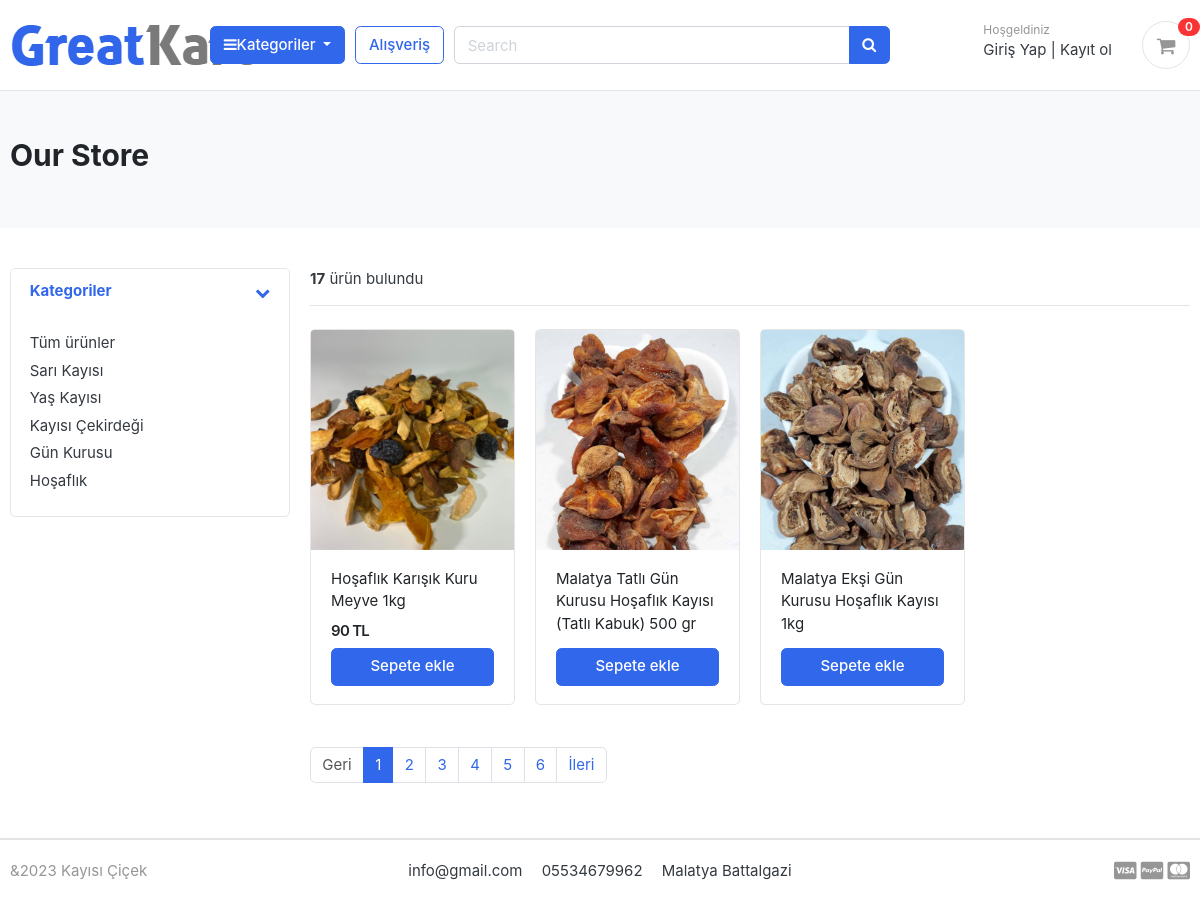
/store/, run on the app's committed database.
### Category/models.py (models this page shows, shortened)
class Category(models.Model):
    category_name = models.CharField(max_length=50,unique=True)
    slug = models.SlugField(max_length=100,unique=True)
    description = models.TextField(max_length=255,blank=True)
    cat_image = models.ImageField( upload_to = 'foto/categories', blank = True)
    class Meta:
        verbose_name ='category'
        verbose_name_plural = 'categories'
    def get_url(self):
            return reverse('urunler_by_category', args=[self.slug])

### store/models.py (models this page shows, shortened)
class Urunler(models.Model):
    urun_adi = models.CharField(max_length=200, unique=True)
    slug = models.SlugField(max_length=200, unique=True)
    description = models.TextField(max_length=1000, blank=True)
    fiyat = models.IntegerField()
    images = models.ImageField(upload_to='photo/urunler')
    stok = models.IntegerField()
    is_available = models.BooleanField(default=True)
    category = models.ForeignKey(Category, on_delete=models.CASCADE)
    created_date = models.DateTimeField(auto_now_add=True)
    modify_date = models.DateTimeField(auto_now=True)
    def get_url(self):
        return reverse('urun_detail', args=[self.category.slug, self.slug])

### store/views.py (the view)
# urls.py: path('store/',include('store.urls')),
def store(request,category_slug=None):
     categories = None
     urunler = None
     if category_slug !=None:
          categories = get_object_or_404(Category, slug=category_slug)
          urunler = Urunler.objects.filter(category=categories, is_available=True)
          paginator = Paginator(urunler, 1)
          page = request.GET.get('page')
          paged_products = paginator.get_page(page)
          urun_count = urunler.count()
     else:
          urunler = Urunler.objects.all().filter(is_available=True).order_by('id')
          paginator = Paginator(urunler, 3)
          page = request.GET.get('page')
          paged_products = paginator.get_page(page)
          urun_count = urunler.count()
     context = {
            'urunler':paged_products,
            'urun_count':urun_count,
        }
     return render(request, 'store/store.html',context)

### Category/context_processors.py (called while the page is built)
def menu_link(request):
    link=Category.objects.all()
    return dict(link =link)

### kartlar/context_processors.py (called while the page is built)
def sayac(request):
    kart_sayac=0
    if 'admin' in request.path:
        return {}
    else:
        try:
            kart =Kart.objects.filter(kart_id=_kart_id(request))
            if request.user.is_authenticated:
                kart_items = KartItem.objects.all().filter(user=request.user)
            else:
                kart_items = KartItem.objects.all().filter(kart=kart[:1])
            for kart_item in kart_items:
                kart_sayac += kart_item.Miktar
        except Kart.DoesNotExist:
            kart_sayac =0
    return dict(kart_sayac=kart_sayac)

### kartlar/views.py (called while the page is built)
def _kart_id(request):
    kart = request.session.session_key
    if not kart:
        kart = request.session.create()
    return kart

### templates/store/store.html
{% extends 'base.html' %}
{% load static %}
{% block content  %}
<section class="section-pagetop bg">
    <div class="container">
        {% if 'search' in request.path %}
          <h2 class="title-page">arama Store</h2>
        {% else %}
          <h2 class="title-page">Our Store</h2>
        {% endif %}
    </div>
    </section>
<section class="section-content padding-y">
    <div class="container">
    <div class="row">
        <aside class="col-md-3">
    <div class="card">
        <article class="filter-group">
            <header class="card-header">
                <a href="#" data-toggle="collapse" data-target="#collapse_1" aria-expanded="true" class="">
                    <i class="icon-control fa fa-chevron-down"></i>
                    <h6 class="title">Kategoriler</h6>
                </a>
            </header>
            <div class="filter-content collapse show" id="collapse_1" style="">
                <div class="card-body">
                    <ul class="list-menu">
                        <li><a href="{% url 'store' %}">Tüm ürünler</a></li>
                        {% for category in link %}
                    <li><a href="{{category.get_url}}">{{category.category_name}}</a></li>
                       {% endfor %}
                    </ul>
                </div>
            </div>
        </article>
    </div>
        </aside>
        <main class="col-md-9">
    <header class="border-bottom mb-4 pb-3">
            <div class="form-inline">
                <span class="mr-md-auto"><b> {{urun_count}}</b> ürün bulundu </span>
            </div>
    </header>
    <div class="row">
        {% if urunler %}
        {% for urun in urunler %}
        <div class="col-sm-3">
            <figure class="card card-product-grid">
                <div class="img-wrap">
                    <a href="{{urun.get_url}}"><img src="{{urun.images.url}}" width="100" height="100"></a>
                </div>
                <figcaption class="info-wrap">
                    <div class="fix-height">
                        <a href="{{urun.get_url}}" class="title">{{urun.urun_adi}}</a>
                        <div class="price-wrap mt-2">
                            <span class="price">{{urun.fiyat}} TL</span>
                        </div>
                    </div>
                    <a href="{{urun.get_url}}" class="btn btn-block btn-primary">Sepete ekle </a>
                </figcaption>
            </figure>
        </div>
        {% endfor %}
        {% else %}
        <div>
            <h2>Sonuç bulunamadı</h2>
        </div>
        {% endif %}
    </div>
    <nav class="mt-4" aria-label="Page navigation sample">
        {% if urunler.has_other_pages %}
          <ul class="pagination">
                {% if urunler.has_previous %}
            <li class="page-item"><a class="page-link" href="?page={{urunler.previous_page_number}}">Geri</a></li>
                {% else %}
                <li class="page-item disabled"><a class="page-link" href="#">Geri</a></li>
                {% endif %}
                {% for i in urunler.paginator.page_range %}
                    {% if urunler.number == i %}
                    <li class="page-item active"><a class="page-link" href="#">{{i}}</a></li>
                    {% else %}
                        <li class="page-item"><a class="page-link" href="?page={{i}}">{{i}}</a></li>
                    {% endif %}
            {% endfor %}
                {% if urunler.has_next %}
                <li class="page-item"><a class="page-link" href="?page={{urunler.next_page_number}}">İleri</a></li>
                {% else %}
                    <li class="page-item disabled"><a class="page-link" href="#">İleri</a></li>
                {% endif %}
          </ul>
        {% endif %}
    </nav>
        </main>
    </div>
    </div>
    </section>
    {% endblock  %}

### static/css/ui.css (style rules this page uses)
html { font-family: "Inter", sans-serif; font-size: 15px; }
.img-wrap { text-align: center; display: block; }
.img-wrap img { max-width: 100%; }
.price-wrap { letter-spacing: -0.7px; }
.padding-y { padding-top: 40px; padding-bottom: 40px; }
figure { margin-bottom: 0; }
article:after, .form-group:after { display: block; clear: both; content: ""; }
.bg { background-color: #f8f9fa; }
.title-page { color: #212529; }
[class*=list-] li:after { visibility: hidden; display: block; content: ""; overflow: hidden; height: 0; clear: both; }
.list-menu { list-style: none; margin: 0; padding-left: 0; }
.list-menu li { margin-bottom: 5px; }
.list-menu a { color: #343a40; }
[class*=card-product] a.title { color: #212529; display: block; }
[class*=card-product] .img-wrap { overflow: hidden; position: relative; }
[class*=card-product] .img-wrap img { height: 100%; max-width: 100%; width: auto; display: inline-block; -o-object-fit: cover; object-fit: cover; }
.card-product-grid { margin-bottom: 20px; }
.card-product-grid .img-wrap { border-radius: 0.2rem 0.2rem 0 0; height: 220px; }
.card-product-grid .info-wrap { overflow: hidden; padding: 18px 20px; }
.card-product-grid .fix-height { height: 80px; overflow: hidden; }
.card .img-wrap { overflow: hidden; }
.price { font-weight: 600; color: #212529; }
.icon-control { margin-top: 5px; float: right; font-size: 80%; }
.card-header .title { margin-bottom: 0; line-height: 1.5; }
.filter-group { border-bottom: 1px solid #e4e4e4; }
.filter-group .card-header { border-bottom: 0; }
.filter-group:last-child { border-bottom: 0; }
.section-pagetop { padding: 45px 0; }

### data on the page
Category: category_name "Sarı Kayısı"
Category: category_name "Yaş Kayısı"
Category: category_name "Kayısı Çekirdeği"
Category: category_name "Gün Kurusu"
Category: category_name "Hoşaflık"
Urunler: images (picture), urun_adi "Hoşaflık Karışık Kuru Meyve 1kg", fiyat "90"
Urunler: images (picture), urun_adi "Malatya Tatlı Gün Kurusu Hoşaflık Kayısı (Tatlı Kabuk) 500 gr"
Urunler: images (picture), urun_adi "Malatya Ekşi Gün Kurusu Hoşaflık Kayısı 1kg"

### other printed values
{{ kart_sayac }} "0"
{{ urun_count }} "17"
{{ i }} "1"
{{ i }} "2" "3" "4" "5" "6"
